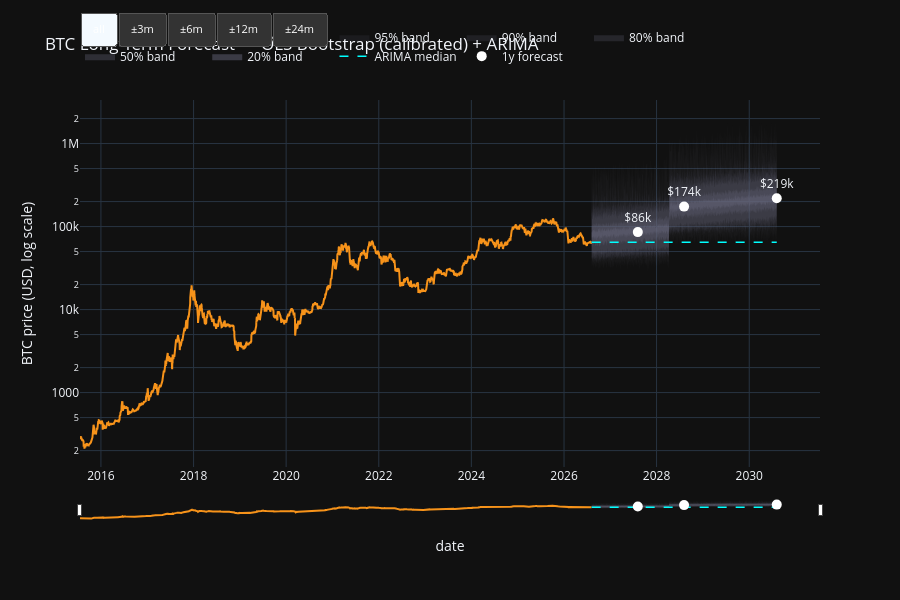

Notebook cell for this chart:
### Markdown cell above
## 12. Forecast Visualization

Fan chart: historical BTC close + OLS bootstrap fan (calibrated) + ARIMA median cross-check.

### Code cell
# Build full fan chart from bootstrap paths (subsampled for plotting)
n_plot = min(200, BOOTSTRAP_DRAWS)
plot_paths = paths[:n_plot]
future_dates = [date_now + timedelta(days=i + 1) for i in range(Hmax)]

fig = go.Figure()

# Historical price
hist_dates = model_df["date"].to_list()
hist_close = model_df["close"].to_list()
fig.add_trace(go.Scatter(
    x=hist_dates, y=hist_close, mode="lines", name="historical",
    line=dict(color="#f7931a", width=2),
    hovertemplate="BTC close: $%{y:,.0f}<extra></extra>",
))

# Bootstrap fan (percentile bands)
pcts = [2.5, 5, 10, 25, 40, 50, 60, 75, 90, 95, 97.5]
band_edges = [(0, 100), (2.5, 97.5), (5, 95), (10, 90), (25, 75), (40, 60)]
colors = ["rgba(100,100,120,0.08)", "rgba(100,100,120,0.12)", "rgba(100,100,120,0.18)",
          "rgba(100,100,120,0.25)", "rgba(100,100,120,0.35)", "rgba(100,100,120,0.5)"]

for (lo, hi), color in zip(band_edges, colors, strict=True):
    lo_vals = np.exp(np.percentile(plot_paths, lo, axis=0))
    hi_vals = np.exp(np.percentile(plot_paths, hi, axis=0))
    fig.add_trace(go.Scatter(
        x=future_dates + future_dates[::-1],
        y=list(hi_vals) + list(lo_vals[::-1]),
        fill="toself", fillcolor=color, line=dict(color="rgba(0,0,0,0)"),
        name=f"{hi-lo:.0f}% band", hoverinfo="skip",
    ))

# ARIMA median
fig.add_trace(go.Scatter(
    x=future_dates, y=np.exp(arima_mean), mode="lines", name="ARIMA median",
    line=dict(color="cyan", width=1.5, dash="dash"),
    hovertemplate="ARIMA median: $%{y:,.0f}<extra></extra>",
))

# Horizon markers
for h in HORIZONS:
    r = calibrated[[c["horizon"] for c in calibrated].index(f"{h}d ({h//365}y)")]
    d = date_now + timedelta(days=h)
    fig.add_trace(go.Scatter(
        x=[d], y=[r["median"]], mode="markers+text",
        text=[f"${r['median']/1000:.0f}k"], textposition="top center",
        marker=dict(size=10, color="white"),
        name=f"{h//365}y forecast", showlegend=(h == HORIZONS[0]),
        hovertemplate=f"{h//365}y forecast: $%{{y:,.0f}}<extra></extra>",
    ))

# Invisible hover traces: carry percentile values for the unified tooltip.
# Fan traces skip hover (they\'re polygons); these lines have width=0 so they\'re
# invisible but their values appear in the unified x-hover tooltip.
_ols_median = np.exp(np.percentile(plot_paths, 50, axis=0))
_hover_metrics = [
    ("OLS median", _ols_median),
    ("95% lower", np.exp(np.percentile(plot_paths, 2.5, axis=0))),
    ("95% upper", np.exp(np.percentile(plot_paths, 97.5, axis=0))),
    ("80% lower", np.exp(np.percentile(plot_paths, 10, axis=0))),
    ("80% upper", np.exp(np.percentile(plot_paths, 90, axis=0))),
    ("50% lower", np.exp(np.percentile(plot_paths, 25, axis=0))),
    ("50% upper", np.exp(np.percentile(plot_paths, 75, axis=0))),
]
for _name, _vals in _hover_metrics:
    fig.add_trace(go.Scatter(
        x=future_dates, y=_vals, mode="lines", name=_name,
        line=dict(color="rgba(0,0,0,0)", width=0),
        showlegend=False, hovertemplate=f"{_name}: $%{{y:,.0f}}<extra></extra>",
    ))

# Range buttons (±3/6/12/24m) + range slider.
# rangeselector.buttons only supports built-in step/count, so custom relayout
# buttons go in updatemenus; the range slider is set on xaxis directly.
_window_days = {3: 90, 6: 180, 12: 365, 24: 730}
_all_start = hist_dates[0]
_all_end = future_dates[-1]
_range_buttons = [
    dict(label="all",
         method="relayout",
         args=[{"xaxis.range": [_all_start, _all_end]}]),
] + [
    dict(label=f"\u00b1{m}m",
         method="relayout",
         args=[{"xaxis.range": [
             (date_now - timedelta(days=d)).isoformat(),
             (date_now + timedelta(days=d)).isoformat(),
         ]}])
    for m, d in _window_days.items()
]

fig.update_layout(
    yaxis_type="log",
    title="BTC Long-Term Forecast \u2014 OLS Bootstrap (calibrated) + ARIMA",
    xaxis_title="date", yaxis_title="BTC price (USD, log scale)",
    height=600, template="plotly_dark", hovermode="x unified",
    legend=dict(orientation="h", y=1.08),
    xaxis=dict(
        rangeslider=dict(visible=True, thickness=0.05),
        type="date",
    ),
    updatemenus=[dict(
        type="buttons",
        direction="left",
        x=0.0, xanchor="left", y=1.15, yanchor="bottom",
        bgcolor="#333", bordercolor="#555", borderwidth=1,
        font=dict(color="white", size=11),
        buttons=_range_buttons,
    )],
)
fig.show()

### Figure 1 — Plotly figure (JSON) as saved in the notebook; plotly's stock layout.template omitted (floating-point values rounded to 4 significant figures; data arrays with more than 128 entries replaced by an {"elided": "..."} marker saying what was removed)
{"data": [{"hovertemplate": "BTC close: $%{y:,.0f}<extra></extra>", "line": {"color": "#f7931a", "width": 2}, "mode": "lines", "name": "historical", "type": "scatter", "x": {"elided": "4029 str values"}, "y": {"elided": "4029 float values"}}, {"fill": "toself", "fillcolor": "rgba(100,100,120,0.08)", "hoverinfo": "skip", "line": {"color": "rgba(0,0,0,0)"}, "name": "100% band", "type": "scatter", "x": {"elided": "2922 str values"}, "y": {"elided": "2922 float values"}}, {"fill": "toself", "fillcolor": "rgba(100,100,120,0.12)", "hoverinfo": "skip", "line": {"color": "rgba(0,0,0,0)"}, "name": "95% band", "type": "scatter", "x": {"elided": "2922 str values"}, "y": {"elided": "2922 float values"}}, {"fill": "toself", "fillcolor": "rgba(100,100,120,0.18)", "hoverinfo": "skip", "line": {"color": "rgba(0,0,0,0)"}, "name": "90% band", "type": "scatter", "x": {"elided": "2922 str values"}, "y": {"elided": "2922 float values"}}, {"fill": "toself", "fillcolor": "rgba(100,100,120,0.25)", "hoverinfo": "skip", "line": {"color": "rgba(0,0,0,0)"}, "name": "80% band", "type": "scatter", "x": {"elided": "2922 str values"}, "y": {"elided": "2922 float values"}}, {"fill": "toself", "fillcolor": "rgba(100,100,120,0.35)", "hoverinfo": "skip", "line": {"color": "rgba(0,0,0,0)"}, "name": "50% band", "type": "scatter", "x": {"elided": "2922 str values"}, "y": {"elided": "2922 float values"}}, {"fill": "toself", "fillcolor": "rgba(100,100,120,0.5)", "hoverinfo": "skip", "line": {"color": "rgba(0,0,0,0)"}, "name": "20% band", "type": "scatter", "x": {"elided": "2922 str values"}, "y": {"elided": "2922 float values"}}, {"hovertemplate": "ARIMA median: $%{y:,.0f}<extra></extra>", "line": {"color": "cyan", "dash": "dash", "width": 1.5}, "mode": "lines", "name": "ARIMA median", "type": "scatter", "x": {"elided": "1461 str values"}, "y": {"elided": "1461 float values"}}, {"hovertemplate": "1y forecast: $%{y:,.0f}<extra></extra>", "marker": {"color": "white", "size": 10}, "mode": "markers+text", "name": "1y forecast", "showlegend": true, "text": ["$86k"], "textposition": "top center", "type": "scatter", "x": ["2027-08-06"], "y": [85790.0]}, {"hovertemplate": "2y forecast: $%{y:,.0f}<extra></extra>", "marker": {"color": "white", "size": 10}, "mode": "markers+text", "name": "2y forecast", "showlegend": false, "text": ["$174k"], "textposition": "top center", "type": "scatter", "x": ["2028-08-05"], "y": [173900.0]}, {"hovertemplate": "4y forecast: $%{y:,.0f}<extra></extra>", "marker": {"color": "white", "size": 10}, "mode": "markers+text", "name": "4y forecast", "showlegend": false, "text": ["$219k"], "textposition": "top center", "type": "scatter", "x": ["2030-08-06"], "y": [219100.0]}, {"hovertemplate": "OLS median: $%{y:,.0f}<extra></extra>", "line": {"color": "rgba(0,0,0,0)", "width": 0}, "mode": "lines", "name": "OLS median", "showlegend": false, "type": "scatter", "x": {"elided": "1461 str values"}, "y": {"elided": "1461 float values"}}, {"hovertemplate": "95% lower: $%{y:,.0f}<extra></extra>", "line": {"color": "rgba(0,0,0,0)", "width": 0}, "mode": "lines", "name": "95% lower", "showlegend": false, "type": "scatter", "x": {"elided": "1461 str values"}, "y": {"elided": "1461 float values"}}, {"hovertemplate": "95% upper: $%{y:,.0f}<extra></extra>", "line": {"color": "rgba(0,0,0,0)", "width": 0}, "mode": "lines", "name": "95% upper", "showlegend": false, "type": "scatter", "x": {"elided": "1461 str values"}, "y": {"elided": "1461 float values"}}, {"hovertemplate": "80% lower: $%{y:,.0f}<extra></extra>", "line": {"color": "rgba(0,0,0,0)", "width": 0}, "mode": "lines", "name": "80% lower", "showlegend": false, "type": "scatter", "x": {"elided": "1461 str values"}, "y": {"elided": "1461 float values"}}, {"hovertemplate": "80% upper: $%{y:,.0f}<extra></extra>", "line": {"color": "rgba(0,0,0,0)", "width": 0}, "mode": "lines", "name": "80% upper", "showlegend": false, "type": "scatter", "x": {"elided": "1461 str values"}, "y": {"elided": "1461 float values"}}, {"hovertemplate": "50% lower: $%{y:,.0f}<extra></extra>", "line": {"color": "rgba(0,0,0,0)", "width": 0}, "mode": "lines", "name": "50% lower", "showlegend": false, "type": "scatter", "x": {"elided": "1461 str values"}, "y": {"elided": "1461 float values"}}, {"hovertemplate": "50% upper: $%{y:,.0f}<extra></extra>", "line": {"color": "rgba(0,0,0,0)", "width": 0}, "mode": "lines", "name": "50% upper", "showlegend": false, "type": "scatter", "x": {"elided": "1461 str values"}, "y": {"elided": "1461 float values"}}], "layout": {"height": 600, "hovermode": "x unified", "legend": {"orientation": "h", "y": 1.08}, "title": {"text": "BTC Long-Term Forecast — OLS Bootstrap (calibrated) + ARIMA"}, "updatemenus": [{"bgcolor": "#333", "bordercolor": "#555", "borderwidth": 1, "buttons": [{"args": [{"xaxis.range": ["2015-07-20", "2030-08-06"]}], "label": "all", "method": "relayout"}, {"args": [{"xaxis.range": ["2026-05-08", "2026-11-04"]}], "label": "±3m", "method": "relayout"}, {"args": [{"xaxis.range": ["2026-02-07", "2027-02-02"]}], "label": "±6m", "method": "relayout"}, {"args": [{"xaxis.range": ["2025-08-06", "2027-08-06"]}], "label": "±12m", "method": "relayout"}, {"args": [{"xaxis.range": ["2024-08-06", "2028-08-05"]}], "label": "±24m", "method": "relayout"}], "direction": "left", "font": {"color": "white", "size": 11}, "type": "buttons", "x": 0, "xanchor": "left", "y": 1.15, "yanchor": "bottom"}], "xaxis": {"rangeslider": {"thickness": 0.05, "visible": true}, "title": {"text": "date"}, "type": "date"}, "yaxis": {"title": {"text": "BTC price (USD, log scale)"}, "type": "log"}}}
